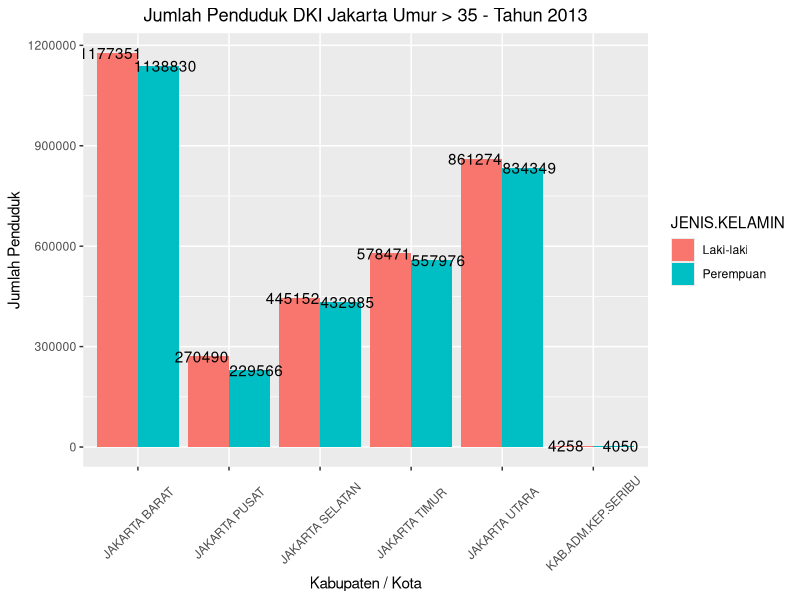

Here is the R script that generated this plot:
library(ggplot2)
#Membaca data csv dan dimasukkan ke variable penduduk.dki
penduduk.dki <- read.csv("datakependudukandki-dqlab.csv", sep=",")
#Melakukan agregasi
p <- aggregate(x=list(JUMLAH=penduduk.dki$JUMLAH), FUN=sum, by = list(NAMA.KABUPATEN.KOTA=penduduk.dki$NAMA.KABUPATEN.KOTA, JENIS.KELAMIN=penduduk.dki$JENIS.KELAMIN))

#Plot grafik
plot.dki <- ggplot(data=p, aes(x = NAMA.KABUPATEN.KOTA, y=JUMLAH, fill=JENIS.KELAMIN, label = JUMLAH))
plot.dki <- plot.dki + geom_bar(stat="identity", position="dodge")  
plot.dki <- plot.dki + labs(title="Jumlah Penduduk DKI Jakarta Umur > 35 - Tahun 2013", x="Kabupaten / Kota", y="Jumlah Penduduk")
plot.dki <- plot.dki + theme(axis.text.x = element_text(angle=45,vjust = 0.5), plot.title = element_text(hjust=0.5))
plot.dki <- plot.dki + geom_text(position = position_dodge(1.2))
plot.dki

#Plot grafik pie chart
#plot.dki.pie <- ggplot(data=p, aes(x="", y=JUMLAH, fill = NAMA.KABUPATEN.KOTA))
#plot.dki.pie <- plot.dki.pie + geom_bar(width = 1, stat = "identity")
#plot.dki.pie <- plot.dki.pie + coord_polar("y", start=0)
#plot.dki.pie